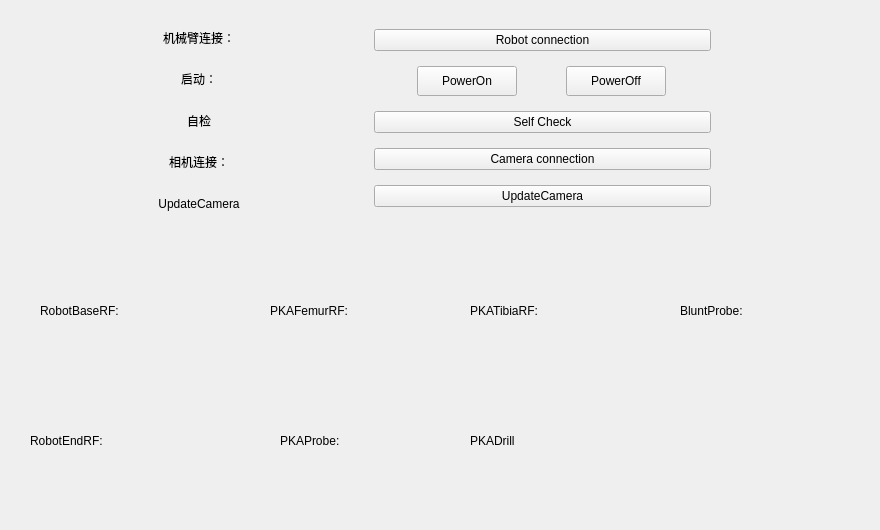
     <widget class="QWidget" name="tab_5">
      <attribute name="title">
       <string>页</string>
      </attribute>
      <widget class="QWidget" name="widget_2" native="true">
       <property name="geometry">
        <rect>
         <x>20</x>
         <y>260</y>
         <width>851</width>
         <height>261</height>
        </rect>
       </property>
       <widget class="QWidget" name="horizontalLayoutWidget_13">
        <property name="geometry">
         <rect>
          <x>20</x>
          <y>10</y>
          <width>224</width>
          <height>82</height>
         </rect>
        </property>
        <layout class="QHBoxLayout" name="horizontalLayout_27">
         <item>
          <widget class="QLabel" name="label_30">
           <property name="text">
            <string>RobotBaseRF:</string>
           </property>
          </widget>
         </item>
         <item>
          <widget class="QLabel" name="PKARobotBaseRF">
           <property name="sizePolicy">
            <sizepolicy hsizetype="Fixed" vsizetype="Fixed">
             <horstretch>0</horstretch>
             <verstretch>0</verstretch>
            </sizepolicy>
           </property>
           <property name="minimumSize">
            <size>
             <width>80</width>
             <height>80</height>
            </size>
           </property>
           <property name="text">
            <string/>
           </property>
          </widget>
         </item>
        </layout>
       </widget>
       <widget class="QWidget" name="horizontalLayoutWidget_14">
        <property name="geometry">
         <rect>
          <x>10</x>
          <y>140</y>
          <width>215</width>
          <height>82</height>
         </rect>
        </property>
        <layout class="QHBoxLayout" name="horizontalLayout_28">
         <item>
          <widget class="QLabel" name="label_31">
           <property name="text">
            <string>RobotEndRF:</string>
           </property>
          </widget>
         </item>
         <item>
          <widget class="QLabel" name="PKARobotEndRF">
           <property name="minimumSize">
            <size>
             <width>80</width>
             <height>80</height>
            </size>
           </property>
           <property name="text">
            <string/>
           </property>
          </widget>
         </item>
        </layout>
       </widget>
       <widget class="QWidget" name="horizontalLayoutWidget_15">
        <property name="geometry">
         <rect>
          <x>250</x>
          <y>10</y>
          <width>188</width>
          <height>82</height>
         </rect>
        </property>
        <layout class="QHBoxLayout" name="horizontalLayout_29">
         <item>
          <widget class="QLabel" name="label_32">
           <property name="text">
            <string>PKAFemurRF:</string>
           </property>
          </widget>
         </item>
         <item>
          <widget class="QLabel" name="PKAFemurRF">
           <property name="sizePolicy">
            <sizepolicy hsizetype="Expanding" vsizetype="Preferred">
             <horstretch>0</horstretch>
             <verstretch>0</verstretch>
            </sizepolicy>
           </property>
           <property name="minimumSize">
            <size>
             <width>80</width>
             <height>80</height>
            </size>
           </property>
           <property name="text">
            <string/>
           </property>
          </widget>
         </item>
        </layout>
       </widget>
       <widget class="QWidget" name="horizontalLayoutWidget_16">
        <property name="geometry">
         <rect>
          <x>260</x>
          <y>140</y>
          <width>170</width>
          <height>82</height>
         </rect>
        </property>
        <layout class="QHBoxLayout" name="horizontalLayout_30">
         <item>
          <widget class="QLabel" name="label_35">
           <property name="text">
            <string>PKAProbe:</string>
           </property>
          </widget>
         </item>
         <item>
          <widget class="QLabel" name="PKAProbe">
           <property name="minimumSize">
            <size>
             <width>80</width>
             <height>80</height>
            </size>
           </property>
           <property name="text">
            <string/>
           </property>
          </widget>
         </item>
        </layout>
       </widget>
       <widget class="QWidget" name="horizontalLayoutWidget_17">
        <property name="geometry">
         <rect>
          <x>450</x>
          <y>10</y>
          <width>188</width>
          <height>82</height>
         </rect>
        </property>
        <layout class="QHBoxLayout" name="horizontalLayout_31">
         <item>
          <widget class="QLabel" name="label_33">
           <property name="text">
            <string>PKATibiaRF:</string>
           </property>
          </widget>
         </item>
         <item>
          <widget class="QLabel" name="PKATibiaRF">
           <property name="sizePolicy">
            <sizepolicy hsizetype="Expanding" vsizetype="Preferred">
             <horstretch>0</horstretch>
             <verstretch>0</verstretch>
            </sizepolicy>
           </property>
           <property name="minimumSize">
            <size>
             <width>80</width>
             <height>80</height>
            </size>
           </property>
           <property name="text">
            <string/>
           </property>
          </widget>
         </item>
        </layout>
       </widget>
       <widget class="QWidget" name="horizontalLayoutWidget_9">
        <property name="geometry">
         <rect>
          <x>450</x>
          <y>140</y>
          <width>301</width>
          <height>82</height>
         </rect>
        </property>
        <layout class="QHBoxLayout" name="horizontalLayout_32">
         <item>
          <widget class="QLabel" name="label_37">
           <property name="sizePolicy">
            <sizepolicy hsizetype="Fixed" vsizetype="Preferred">
             <horstretch>0</horstretch>
             <verstretch>0</verstretch>
            </sizepolicy>
           </property>
           <property name="text">
            <string>PKADrill</string>
           </property>
          </widget>
         </item>
         <item>
          <widget class="QLabel" name="PKADrill">
           <property name="sizePolicy">
            <sizepolicy hsizetype="Expanding" vsizetype="Preferred">
             <horstretch>0</horstretch>
             <verstretch>0</verstretch>
            </sizepolicy>
           </property>
           <property name="minimumSize">
            <size>
             <width>80</width>
             <height>80</height>
            </size>
           </property>
           <property name="text">
            <string/>
           </property>
          </widget>
         </item>
        </layout>
       </widget>
       <widget class="QWidget" name="horizontalLayoutWidget_18">
        <property name="geometry">
         <rect>
          <x>660</x>
          <y>10</y>
          <width>188</width>
          <height>82</height>
         </rect>
        </property>
        <layout class="QHBoxLayout" name="horizontalLayout_33">
         <item>
          <widget class="QLabel" name="label_39">
           <property name="text">
            <string>BluntProbe: </string>
           </property>
          </widget>
         </item>
         <item>
          <widget class="QLabel" name="BluntProbe">
           <property name="sizePolicy">
            <sizepolicy hsizetype="Expanding" vsizetype="Preferred">
             <horstretch>0</horstretch>
             <verstretch>0</verstretch>
            </sizepolicy>
           </property>
           <property name="minimumSize">
            <size>
             <width>80</width>
             <height>80</height>
            </size>
           </property>
           <property name="text">
            <string/>
           </property>
          </widget>
         </item>
        </layout>
       </widget>
      </widget>
      <widget class="QWidget" name="horizontalLayoutWidget">
       <property name="geometry">
        <rect>
         <x>30</x>
         <y>20</y>
         <width>681</width>
         <height>201</height>
        </rect>
       </property>
       <layout class="QHBoxLayout" name="horizontalLayout_4">
        <item>
         <layout class="QVBoxLayout" name="verticalLayout_11">
          <item>
           <widget class="QLabel" name="ConnectRobotTextLabel">
            <property name="text">
             <string>机械臂连接：</string>
            </property>
            <property name="alignment">
             <set>Qt::AlignCenter</set>
            </property>
           </widget>
          </item>
          <item>
           <widget class="QLabel" name="PowerOnTextLabel">
            <property name="text">
             <string>启动：</string>
            </property>
            <property name="alignment">
             <set>Qt::AlignCenter</set>
            </property>
           </widget>
          </item>
          <item>
           <widget class="QLabel" name="PowerOffTextLabel">
            <property name="text">
             <string>自检</string>
            </property>
            <property name="alignment">
             <set>Qt::AlignCenter</set>
            </property>
           </widget>
          </item>
          <item>
           <widget class="QLabel" name="ConnectCameraTextLabel">
            <property name="text">
             <string>相机连接：</string>
            </property>
            <property name="alignment">
             <set>Qt::AlignCenter</set>
            </property>
           </widget>
          </item>
          <item>
           <widget class="QLabel" name="label_38">
            <property name="text">
             <string>UpdateCamera</string>
            </property>
            <property name="alignment">
             <set>Qt::AlignCenter</set>
            </property>
           </widget>
          </item>
         </layout>
        </item>
        <item>
         <layout class="QVBoxLayout" name="verticalLayout_12">
          <property name="leftMargin">
           <number>0</number>
          </property>
          <item>
           <widget class="QPushButton" name="ConnectKukaBtn">
            <property name="text">
             <string>Robot connection</string>
            </property>
           </widget>
          </item>
          <item>
           <layout class="QHBoxLayout" name="horizontalLayout_63">
            <property name="sizeConstraint">
             <enum>QLayout::SetNoConstraint</enum>
            </property>
            <item>
             <widget class="QPushButton" name="PowerOnBtn">
              <property name="maximumSize">
               <size>
                <width>100</width>
                <height>30</height>
               </size>
              </property>
              <property name="text">
               <string>PowerOn</string>
              </property>
             </widget>
            </item>
            <item>
             <widget class="QPushButton" name="PowerOffBtn">
              <property name="maximumSize">
               <size>
                <width>100</width>
                <height>30</height>
               </size>
              </property>
              <property name="text">
               <string>PowerOff</string>
              </property>
             </widget>
            </item>
           </layout>
          </item>
          <item>
           <widget class="QPushButton" name="SelfCheckBtn">
            <property name="text">
             <string>Self Check</string>
            </property>
           </widget>
          </item>
          <item>
           <widget class="QPushButton" name="ConnectNDIBtn">
            <property name="text">
             <string>Camera connection</string>
            </property>
           </widget>
          </item>
          <item>
           <widget class="QPushButton" name="UpdateCameraBtn">
            <property name="text">
             <string>UpdateCamera</string>
            </property>
           </widget>
          </item>
         </layout>
        </item>
       </layout>
      </widget>
     </widget>
